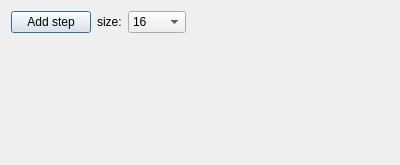
<?xml version="1.0" encoding="UTF-8"?>
<ui version="4.0">
 <class>GradientDlg</class>
 <widget class="QDialog" name="GradientDlg">
  <property name="geometry">
   <rect>
    <x>0</x>
    <y>0</y>
    <width>400</width>
    <height>165</height>
   </rect>
  </property>
  <property name="windowTitle">
   <string>GradientDlg</string>
  </property>
  <layout class="QVBoxLayout" name="verticalLayout_2" stretch="0,0,1">
   <item>
    <layout class="QHBoxLayout" name="horizontalLayout_2">
     <item>
      <widget class="QPushButton" name="addBot">
       <property name="text">
        <string>Add step</string>
       </property>
      </widget>
     </item>
     <item>
      <widget class="QLabel" name="label_2">
       <property name="text">
        <string>size:</string>
       </property>
      </widget>
     </item>
     <item>
      <widget class="QComboBox" name="sizeSel">
       <property name="currentText">
        <string>256</string>
       </property>
       <item>
        <property name="text">
         <string>16</string>
        </property>
       </item>
       <item>
        <property name="text">
         <string>32</string>
        </property>
       </item>
       <item>
        <property name="text">
         <string>64</string>
        </property>
       </item>
       <item>
        <property name="text">
         <string>128</string>
        </property>
       </item>
       <item>
        <property name="text">
         <string>256</string>
        </property>
       </item>
       <item>
        <property name="text">
         <string>512</string>
        </property>
       </item>
       <item>
        <property name="text">
         <string>1024</string>
        </property>
       </item>
       <item>
        <property name="text">
         <string>2048</string>
        </property>
       </item>
       <item>
        <property name="text">
         <string>4096</string>
        </property>
       </item>
      </widget>
     </item>
     <item>
      <spacer name="horizontalSpacer_3">
       <property name="orientation">
        <enum>Qt::Horizontal</enum>
       </property>
       <property name="sizeHint" stdset="0">
        <size>
         <width>40</width>
         <height>20</height>
        </size>
       </property>
      </spacer>
     </item>
    </layout>
   </item>
   <item>
    <layout class="QHBoxLayout" name="horizontalLayout">
     <item>
      <spacer name="horizontalSpacer">
       <property name="orientation">
        <enum>Qt::Horizontal</enum>
       </property>
       <property name="sizeType">
        <enum>QSizePolicy::Fixed</enum>
       </property>
       <property name="sizeHint" stdset="0">
        <size>
         <width>25</width>
         <height>0</height>
        </size>
       </property>
      </spacer>
     </item>
     <item>
      <widget class="QLabel" name="gradImg">
       <property name="sizePolicy">
        <sizepolicy hsizetype="Ignored" vsizetype="Preferred">
         <horstretch>0</horstretch>
         <verstretch>0</verstretch>
        </sizepolicy>
       </property>
       <property name="minimumSize">
        <size>
         <width>0</width>
         <height>40</height>
        </size>
       </property>
       <property name="text">
        <string/>
       </property>
       <property name="scaledContents">
        <bool>false</bool>
       </property>
      </widget>
     </item>
     <item>
      <spacer name="horizontalSpacer_2">
       <property name="orientation">
        <enum>Qt::Horizontal</enum>
       </property>
       <property name="sizeType">
        <enum>QSizePolicy::Fixed</enum>
       </property>
       <property name="sizeHint" stdset="0">
        <size>
         <width>76</width>
         <height>0</height>
        </size>
       </property>
      </spacer>
     </item>
    </layout>
   </item>
   <item>
    <layout class="QVBoxLayout" name="stepsLayout">
     <property name="sizeConstraint">
      <enum>QLayout::SetMaximumSize</enum>
     </property>
    </layout>
   </item>
  </layout>
 </widget>
 <layoutdefault spacing="6" margin="11"/>
 <resources/>
 <connections/>
</ui>
